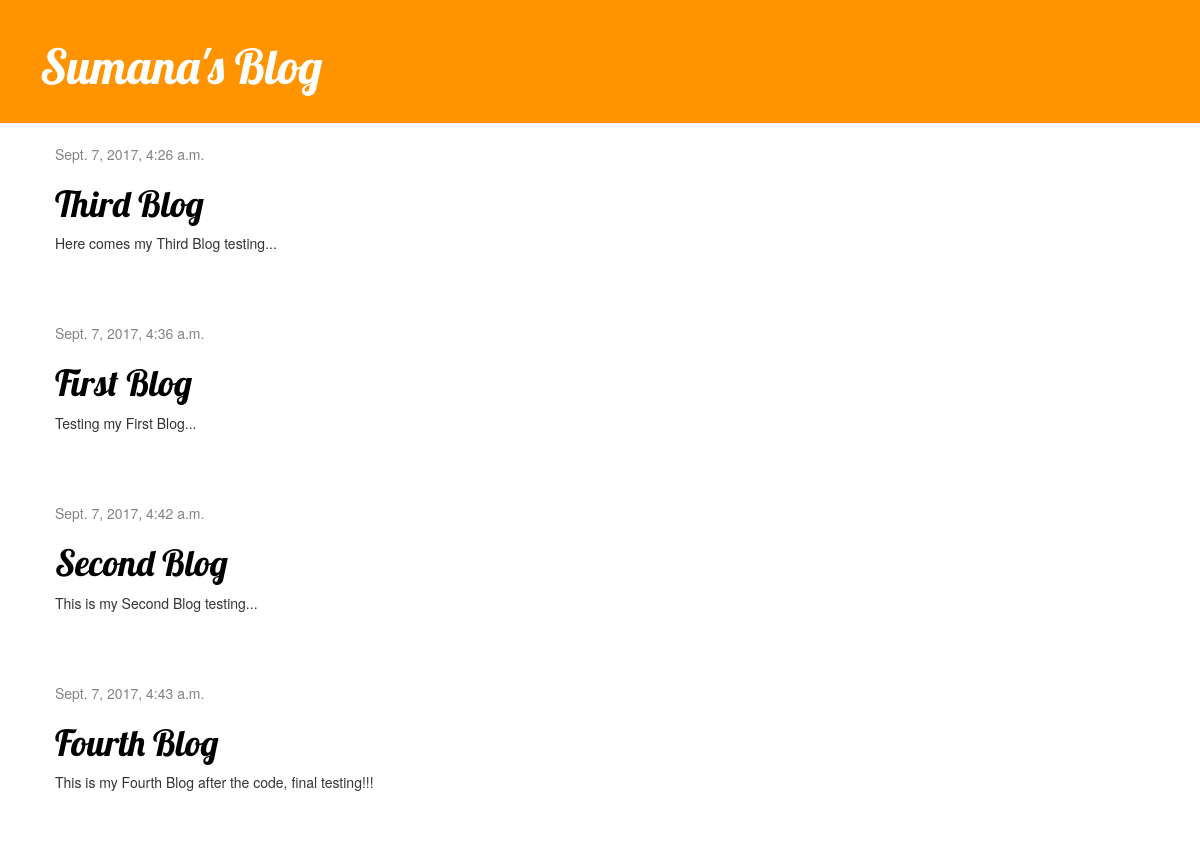
The page / on the database its author committed.
### blog/models.py (models this page shows, shortened)
class Post(models.Model):
    author = models.ForeignKey('auth.User')
    title = models.CharField(max_length=200)
    text = models.TextField()
    created_date = models.DateTimeField(
            default=timezone.now)
    published_date = models.DateTimeField(
            blank=True, null=True)

### blog/views.py (the view)
# urls.py: url(r'^$', views.post_list, name='post_list'),
def post_list(request):
    posts = Post.objects.filter(published_date__lte=timezone.now()).order_by('published_date')
    return render(request, 'blog/post_list.html', {'posts': posts})

### blog/templates/blog/post_list.html
{% extends 'blog/base.html' %}
{% block content %}
    {% for post in posts %}
        <div class="post">
            <div class="date">
                {{ post.published_date }}
            </div>
            <h1><a href="{% url 'post_detail' pk=post.pk %}">{{ post.title }}</a></h1>
            <p>{{ post.text|linebreaksbr }}</p>
        </div>
    {% endfor %}
{% endblock content %}

### blog/templates/blog/base.html (shortened to what this page needs)
{% load staticfiles %}
<html>
    <head>
        <link rel="stylesheet" href="//maxcdn.bootstrapcdn.com/bootstrap/3.2.0/css/bootstrap.min.css">
        <link rel="stylesheet" href="//maxcdn.bootstrapcdn.com/bootstrap/3.2.0/css/bootstrap-theme.min.css">
        <link rel="stylesheet" href="{% static 'css/blog.css' %}">
    </head>
    <body>
        <div class="page-header">
            <h1><a href="/">Sumana's Blog</a></h1>
        </div>
        <div class="content container">
            <div class="row">
                <div class="col-md-8">
                    {% block content %}
                    {% endblock %}
                </div>
            </div>
        </div>
    </body>
</html>

### blog/static/css/blog.css (style rules this page uses)
.page-header { background-color: #ff9400; margin-top: 0; padding: 20px 20px 20px 40px; }
.page-header h1, .page-header h1 a, .page-header h1 a:visited, .page-header h1 a:active { color: #ffffff; font-size: 36pt; text-decoration: none; }
.content { margin-left: 40px; }
h1, h2, h3, h4 { font-family: 'Lobster', cursive; }
.date { color: #828282; }
.post { margin-bottom: 70px; }
.post h1 a, .post h1 a:visited { color: #000000; }

### rows shown on the page
Post: published_date "Sept. 7, 2017, 4:26 a.m.", title "Third Blog", text "Here comes my Third Blog testing..."
Post: published_date "Sept. 7, 2017, 4:36 a.m.", title "First Blog", text "Testing my First Blog..."
Post: published_date "Sept. 7, 2017, 4:42 a.m.", title "Second Blog", text "This is my Second Blog testing..."
Post: published_date "Sept. 7, 2017, 4:43 a.m.", title "Fourth Blog", text "This is my Fourth Blog after the code, final testing!!!"
